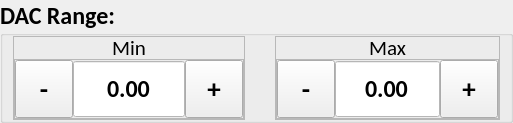
             <widget class="QGroupBox" name="ion_dac_gb">
              <property name="minimumSize">
               <size>
                <width>0</width>
                <height>112</height>
               </size>
              </property>
              <property name="font">
               <font>
                <family>Calibri</family>
                <pointsize>18</pointsize>
                <weight>75</weight>
                <bold>true</bold>
               </font>
              </property>
              <property name="title">
               <string>DAC Range:</string>
              </property>
              <layout class="QHBoxLayout" name="horizontalLayout_58">
               <property name="spacing">
                <number>30</number>
               </property>
               <property name="leftMargin">
                <number>10</number>
               </property>
               <property name="topMargin">
                <number>0</number>
               </property>
               <property name="rightMargin">
                <number>10</number>
               </property>
               <property name="bottomMargin">
                <number>0</number>
               </property>
               <item>
                <widget class="QFrame" name="ion_dac_min_frame">
                 <property name="maximumSize">
                  <size>
                   <width>1000</width>
                   <height>1000</height>
                  </size>
                 </property>
                 <property name="frameShape">
                  <enum>QFrame::StyledPanel</enum>
                 </property>
                 <property name="frameShadow">
                  <enum>QFrame::Raised</enum>
                 </property>
                 <layout class="QVBoxLayout" name="verticalLayout_27">
                  <property name="spacing">
                   <number>0</number>
                  </property>
                  <property name="leftMargin">
                   <number>0</number>
                  </property>
                  <property name="topMargin">
                   <number>0</number>
                  </property>
                  <property name="rightMargin">
                   <number>0</number>
                  </property>
                  <property name="bottomMargin">
                   <number>0</number>
                  </property>
                  <item>
                   <widget class="QLabel" name="ion_dac_min_label">
                    <property name="minimumSize">
                     <size>
                      <width>40</width>
                      <height>22</height>
                     </size>
                    </property>
                    <property name="maximumSize">
                     <size>
                      <width>1000</width>
                      <height>22</height>
                     </size>
                    </property>
                    <property name="font">
                     <font>
                      <family>Calibri</family>
                      <pointsize>16</pointsize>
                      <weight>50</weight>
                      <bold>false</bold>
                     </font>
                    </property>
                    <property name="text">
                     <string>Min</string>
                    </property>
                    <property name="alignment">
                     <set>Qt::AlignCenter</set>
                    </property>
                   </widget>
                  </item>
                  <item>
                   <widget class="QFrame" name="frame_20">
                    <property name="minimumSize">
                     <size>
                      <width>0</width>
                      <height>58</height>
                     </size>
                    </property>
                    <property name="frameShape">
                     <enum>QFrame::StyledPanel</enum>
                    </property>
                    <property name="frameShadow">
                     <enum>QFrame::Raised</enum>
                    </property>
                    <layout class="QHBoxLayout" name="horizontalLayout_59">
                     <property name="spacing">
                      <number>0</number>
                     </property>
                     <property name="leftMargin">
                      <number>0</number>
                     </property>
                     <property name="topMargin">
                      <number>0</number>
                     </property>
                     <property name="rightMargin">
                      <number>0</number>
                     </property>
                     <property name="bottomMargin">
                      <number>0</number>
                     </property>
                     <item>
                      <widget class="QToolButton" name="ion_dac_min_minus">
                       <property name="minimumSize">
                        <size>
                         <width>58</width>
                         <height>58</height>
                        </size>
                       </property>
                       <property name="maximumSize">
                        <size>
                         <width>58</width>
                         <height>58</height>
                        </size>
                       </property>
                       <property name="font">
                        <font>
                         <pointsize>20</pointsize>
                         <weight>75</weight>
                         <bold>true</bold>
                        </font>
                       </property>
                       <property name="text">
                        <string>-</string>
                       </property>
                      </widget>
                     </item>
                     <item>
                      <widget class="QDoubleSpinBox" name="ion_dac_min_input">
                       <property name="minimumSize">
                        <size>
                         <width>0</width>
                         <height>0</height>
                        </size>
                       </property>
                       <property name="maximumSize">
                        <size>
                         <width>1000</width>
                         <height>58</height>
                        </size>
                       </property>
                       <property name="font">
                        <font>
                         <family>Calibri</family>
                         <pointsize>18</pointsize>
                        </font>
                       </property>
                       <property name="layoutDirection">
                        <enum>Qt::LeftToRight</enum>
                       </property>
                       <property name="styleSheet">
                        <string notr="true">QDoubleSpinBox {
	background-color: #FFFFFF;
}</string>
                       </property>
                       <property name="alignment">
                        <set>Qt::AlignCenter</set>
                       </property>
                       <property name="readOnly">
                        <bool>true</bool>
                       </property>
                       <property name="buttonSymbols">
                        <enum>QAbstractSpinBox::NoButtons</enum>
                       </property>
                       <property name="correctionMode">
                        <enum>QAbstractSpinBox::CorrectToPreviousValue</enum>
                       </property>
                       <property name="showGroupSeparator" stdset="0">
                        <bool>false</bool>
                       </property>
                       <property name="minimum">
                        <double>-10000.000000000000000</double>
                       </property>
                       <property name="maximum">
                        <double>10000.000000000000000</double>
                       </property>
                      </widget>
                     </item>
                     <item>
                      <widget class="QToolButton" name="ion_dac_min_plus">
                       <property name="minimumSize">
                        <size>
                         <width>58</width>
                         <height>58</height>
                        </size>
                       </property>
                       <property name="maximumSize">
                        <size>
                         <width>16777215</width>
                         <height>58</height>
                        </size>
                       </property>
                       <property name="font">
                        <font>
                         <pointsize>20</pointsize>
                         <weight>75</weight>
                         <bold>true</bold>
                        </font>
                       </property>
                       <property name="focusPolicy">
                        <enum>Qt::NoFocus</enum>
                       </property>
                       <property name="text">
                        <string>+</string>
                       </property>
                      </widget>
                     </item>
                    </layout>
                   </widget>
                  </item>
                 </layout>
                </widget>
               </item>
               <item>
                <widget class="QFrame" name="ion_dac_max_frame">
                 <property name="minimumSize">
                  <size>
                   <width>0</width>
                   <height>0</height>
                  </size>
                 </property>
                 <property name="maximumSize">
                  <size>
                   <width>1000</width>
                   <height>1000</height>
                  </size>
                 </property>
                 <property name="frameShape">
                  <enum>QFrame::StyledPanel</enum>
                 </property>
                 <property name="frameShadow">
                  <enum>QFrame::Raised</enum>
                 </property>
                 <layout class="QVBoxLayout" name="verticalLayout_29">
                  <property name="spacing">
                   <number>0</number>
                  </property>
                  <property name="leftMargin">
                   <number>0</number>
                  </property>
                  <property name="topMargin">
                   <number>0</number>
                  </property>
                  <property name="rightMargin">
                   <number>0</number>
                  </property>
                  <property name="bottomMargin">
                   <number>0</number>
                  </property>
                  <item>
                   <widget class="QLabel" name="ion_dac_max_label">
                    <property name="minimumSize">
                     <size>
                      <width>42</width>
                      <height>22</height>
                     </size>
                    </property>
                    <property name="maximumSize">
                     <size>
                      <width>1000</width>
                      <height>22</height>
                     </size>
                    </property>
                    <property name="font">
                     <font>
                      <family>Calibri</family>
                      <pointsize>16</pointsize>
                      <weight>50</weight>
                      <bold>false</bold>
                     </font>
                    </property>
                    <property name="text">
                     <string>Max</string>
                    </property>
                    <property name="alignment">
                     <set>Qt::AlignCenter</set>
                    </property>
                   </widget>
                  </item>
                  <item>
                   <widget class="QFrame" name="frame_21">
                    <property name="frameShape">
                     <enum>QFrame::StyledPanel</enum>
                    </property>
                    <property name="frameShadow">
                     <enum>QFrame::Raised</enum>
                    </property>
                    <layout class="QHBoxLayout" name="horizontalLayout_60">
                     <property name="spacing">
                      <number>0</number>
                     </property>
                     <property name="leftMargin">
                      <number>0</number>
                     </property>
                     <property name="topMargin">
                      <number>0</number>
                     </property>
                     <property name="rightMargin">
                      <number>0</number>
                     </property>
                     <property name="bottomMargin">
                      <number>0</number>
                     </property>
                     <item>
                      <widget class="QToolButton" name="ion_dac_max_minus">
                       <property name="minimumSize">
                        <size>
                         <width>58</width>
                         <height>58</height>
                        </size>
                       </property>
                       <property name="maximumSize">
                        <size>
                         <width>58</width>
                         <height>58</height>
                        </size>
                       </property>
                       <property name="font">
                        <font>
                         <pointsize>20</pointsize>
                         <weight>75</weight>
                         <bold>true</bold>
                        </font>
                       </property>
                       <property name="text">
                        <string>-</string>
                       </property>
                      </widget>
                     </item>
                     <item>
                      <widget class="QDoubleSpinBox" name="ion_dac_max_input">
                       <property name="minimumSize">
                        <size>
                         <width>0</width>
                         <height>0</height>
                        </size>
                       </property>
                       <property name="maximumSize">
                        <size>
                         <width>1000</width>
                         <height>58</height>
                        </size>
                       </property>
                       <property name="font">
                        <font>
                         <family>Calibri</family>
                         <pointsize>18</pointsize>
                        </font>
                       </property>
                       <property name="layoutDirection">
                        <enum>Qt::LeftToRight</enum>
                       </property>
                       <property name="styleSheet">
                        <string notr="true">QDoubleSpinBox {
	background-color: #FFFFFF;
}</string>
                       </property>
                       <property name="alignment">
                        <set>Qt::AlignCenter</set>
                       </property>
                       <property name="readOnly">
                        <bool>true</bool>
                       </property>
                       <property name="buttonSymbols">
                        <enum>QAbstractSpinBox::NoButtons</enum>
                       </property>
                       <property name="correctionMode">
                        <enum>QAbstractSpinBox::CorrectToPreviousValue</enum>
                       </property>
                       <property name="showGroupSeparator" stdset="0">
                        <bool>false</bool>
                       </property>
                       <property name="maximum">
                        <double>10000.000000000000000</double>
                       </property>
                      </widget>
                     </item>
                     <item>
                      <widget class="QToolButton" name="ion_dac_max_plus">
                       <property name="minimumSize">
                        <size>
                         <width>58</width>
                         <height>58</height>
                        </size>
                       </property>
                       <property name="maximumSize">
                        <size>
                         <width>16777215</width>
                         <height>58</height>
                        </size>
                       </property>
                       <property name="font">
                        <font>
                         <pointsize>20</pointsize>
                         <weight>75</weight>
                         <bold>true</bold>
                        </font>
                       </property>
                       <property name="focusPolicy">
                        <enum>Qt::NoFocus</enum>
                       </property>
                       <property name="text">
                        <string>+</string>
                       </property>
                      </widget>
                     </item>
                    </layout>
                   </widget>
                  </item>
                 </layout>
                </widget>
               </item>
              </layout>
             </widget>
